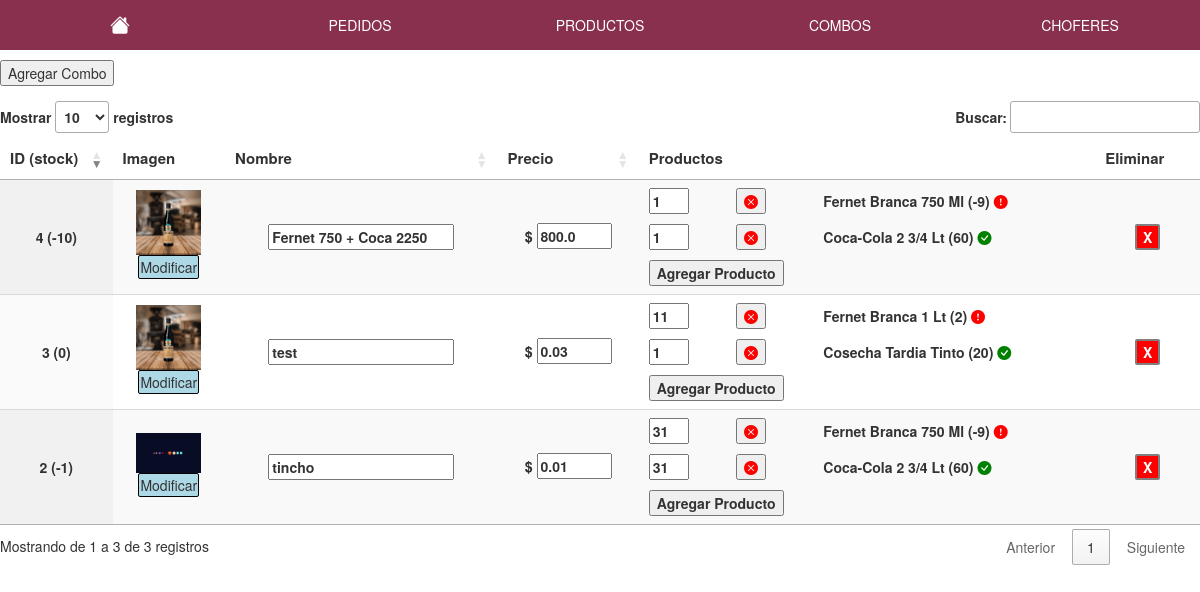
/panel/combos (signed in), run on an earlier commit of the app's database.
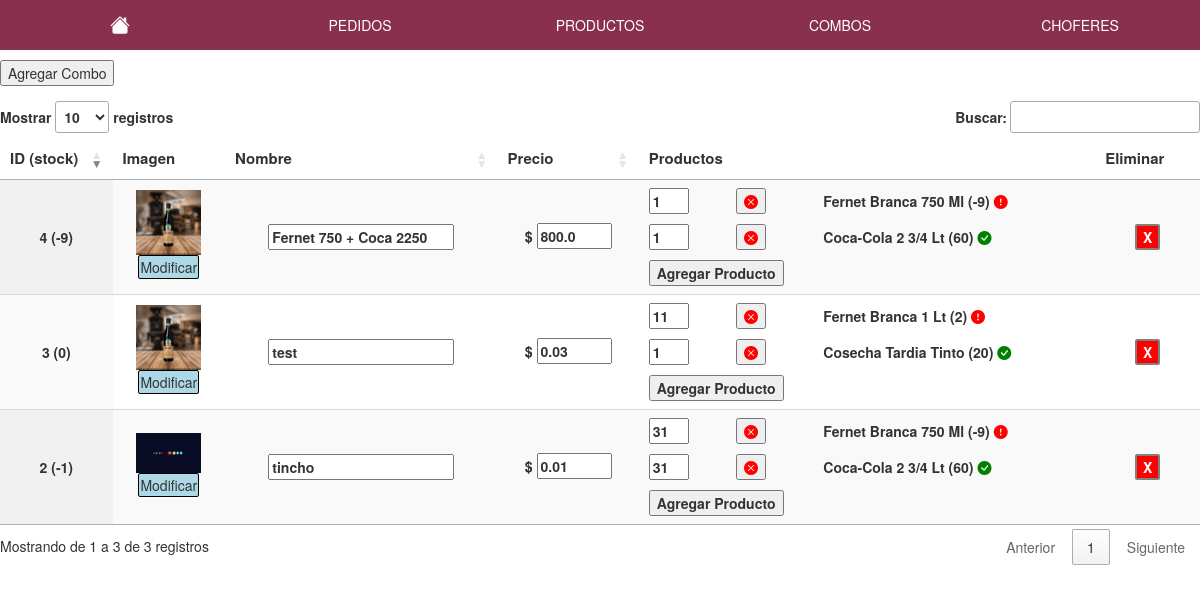
And on a later commit of the database.
### tienda/models.py (models this page shows, shortened)
class Combos(db.Model):
    id=db.Column(db.Integer(),primary_key=True)
    nombre=db.Column(db.String(length=500),nullable=False)
    datos_combo= db.Column(types.JSON(),nullable=False)  # id del producto y cantidad
    precioFinal=db.Column(db.Float(),nullable=False)
    stock=db.Column(db.Integer(),nullable=False)
    imagen=db.Column(db.String(),nullable=False)

class Productos(db.Model):
    id=db.Column(db.Integer(),primary_key=True)
    nombre=db.Column(db.String(length=500),nullable=False)
    categoria=db.Column(db.String(length=100),nullable=False)
    precio=db.Column(db.Float(),nullable=False)
    stock=db.Column(db.Integer(),nullable=False)
    oferta=db.Column(db.Integer(),nullable=True)
    precioFinal=db.Column(db.Float(),nullable=False)
    imagen=db.Column(db.String(),nullable=False)

### tienda/usuario/routesadmin.py (the view)
@app.route('/panel/combos', methods=['GET','POST'])
@login_required
def combos():
    meFijoStock()
    productos = Productos.query.all()
    combos= Combos.query.all()
    info = [None]*1000 #aca van los datos del carrito
    prod = [None]*1000 #aca van los datos del carrito
    for items in combos:
        info[items.id] = json.loads(items.datos_combo)
    for items in  productos:
        prod[items.id]=items
    return render_template('panelcombos.html',productos=productos,combos=combos,info=info,prod=prod)

### tienda/carrito/routes.py (called while the page is built)
@app.context_processor
def contar_carrito():
	try:
		if request.cookies.get("carrito") is None:
			return {'num_articulos': 0}
		else:
			datos = json.loads(request.cookies.get("carrito"))
			return {'num_articulos': len(datos)}
	except:
			return {'num_articulos': 0}

### tienda/models.py (called while the page is built)
def meFijoStock():
    combos=Combos.query.all()
    for combo in combos:
        cantidades=[]
        datos=json.loads(combo.datos_combo)
        for producto in datos:
            pid=producto['id']
            pcant=producto['cantidad']
            stock_producto=Productos.query.get(pid).stock
            cantidades.append(stock_producto//pcant)
        combo.stock=min(cantidades)
    db.session.commit()

### tienda/routes.py (called while the page is built)
@login_manager.user_loader
def load_user(user_id):
	aux=Usuarios.query.get(int(user_id))
	return aux

### tienda/templates/panelcombos.html (shortened to what this page needs)
{% extends 'layout-admin.html' %}
{% block content %}
<div class="contenido">
      <button id="show">Agregar Combo</button>
      <table id="combos" hidden="hidden" class="display" style="width:100%;">
        <thead>
            <tr>
               <th>ID (stock)</th>
                <th>Imagen</th>
                <th>Nombre</th>
                <th>Precio</th>
                <th>Productos</th>
                <th>Eliminar</th>
            </tr>
        </thead>
        <tbody>
         {%for i in combos %}
         <tr>
           <td style="max-width: 50px !important;">{{i.id}} ({{i.stock}})</td>
           <td>
              <div class="imagen">
                  <div><img class="img" src="../static/media/productos/{{i.imagen}}"></div>
               <div>
               <form action="/panel/combos/modifica" method="POST" enctype="multipart/form-data">
                  <label for="file{{i.id}}">Modificar</label>
               </form>
               </div>
            </div>
           </td>
           <td>
              <form action="/panel/combos/modifica" method="POST">
               <input type="text" name="nombre" value="{{i.nombre}}">
               </form>
           </td>
           <td>
            <form action="/panel/combos/modifica" method="POST">
               <nobr><label for="precio"><b>$</b></label>
               <input type="number" name="precio" value="{{i.precioFinal}}" step="0.01" min="0" style="width:75px"></nobr>
               </form>
           </td>
           <td style="text-align: left">
              <div class="productos" >
                  {%  for j in info[i.id] %}
                  <div>
                  <form method="POST" action="/panel/combos/modifica">
                    <input type="number" min="1" name="cantidad" value="{{ j.cantidad }}" style="width: 40px;">
                    </form>
                    <form method="POST" action="/panel/combos/modifica">
                     {% if info[i.id][0] != info[i.id][-1] %}
                        <button type="submit" name="idproducto" value="{{ j.id }}"><i class="bi bi-x-circle-fill" style="color: red;"></i></button>
                     {% endif %}
                    </form>
                    {% if prod[j.id|int]!=None %}
                     <nobr>{{prod[(j.id | int)].nombre}}
                     ({{prod[(j.id | int)].stock}})
                     {% if prod[(j.id | int)].stock< j.cantidad%}
                     <i class="bi bi-exclamation-circle-fill" style="color:red;"></i>
                     {% else %}
                     <i class="bi bi-check-circle-fill" style="color: green;"></i>
                     {% endif %}
                  </nobr>
                    {% else %}
                    <span>Producto Eliminado</span>
                    {% endif %}
                   </div>
                  {% endfor %}
               </div>
               <div>
                 <button type="button" class="agregar-producto" data-id="{{i.id}}">
                 Agregar Producto
                  </button>
               </div>
           </td>
           <td>
              <div class="eliminar">
               <form method="POST" action="/panel/combos/modifica">
                  <button type="submit">X</button>
               </form>
            </div>
           </td>
           {% endfor %}
         </tr>
        </tbody>
    </table>
</div>
{% endblock content %}

### tienda/templates/layout-admin.html (shortened to what this page needs)
<!DOCTYPE html>
<html>
<head>
  <link rel="stylesheet" type="text/css" href="{{ url_for('static', filename='admin.css') }}">
  <link href='https://unpkg.com/boxicons@2.0.7/css/boxicons.min.css' rel='stylesheet'>
  <link rel="stylesheet" href="https://cdn.jsdelivr.net/npm/bootstrap-icons@1.4.0/font/bootstrap-icons.css">
  <link rel="stylesheet" href="https://use.fontawesome.com/releases/v5.7.0/css/all.css">
  <link rel="stylesheet" href="http://maxcdn.bootstrapcdn.com/bootstrap/3.3.6/css/bootstrap.min.css">
  <link rel="stylesheet" type="text/css" href="https://cdn.datatables.net/1.10.25/css/jquery.dataTables.min.css">
  <link rel="stylesheet" type="text/css" href="https://cdn.datatables.net/responsive/2.2.9/css/responsive.dataTables.min.css">
  <link rel="stylesheet" href="https://cdnjs.cloudflare.com/ajax/libs/bootstrap-select/1.12.2/css/bootstrap-select.min.css">
</head>
<body>
    <div class="cotenedor-barra">
    	<div class="nav-admin">
    		<div>
				<a href="/"><i class="bi bi-house-fill" style="color:white; font-size: 20px;"></i></a>
			</div>
    		<div>
				<a href="/panel/pedidos">PEDIDOS</a>
			</div>
    		<div>
				<a href="/panel">PRODUCTOS</a>
			</div>
			<div>
				<a href="/panel/combos">COMBOS</a>
			</div>
			<div>
				<a href="/panel/choferes">CHOFERES</a>
			</div>
		</div>
    </div>
  <main>{% block content %}{% endblock content %}</main>
</body>
</html>

### tienda/static/admin.css (style rules this page uses)
body { background-color: rgb(245,245,245); font-family: arial; min-height: 100%; font-size: 14px; }
html, body { margin: 0; height: 100%; }
.nav-admin { display: grid; grid-template-columns: repeat(5, 1fr); width: 100%; height: 50px; background: #88304E; text-align: center; align-items: center; }
.nav-admin a { color: white; text-decoration: none; }
.img { max-width: 65px; max-height: 65px; }
.contenido { max-width: 1200px; margin: auto; margin-top: 10px; }
#show { margin-bottom: 15px; }
.eliminar form { text-align: center; }
.eliminar button { background-color: red; color: white; font-weight: bold; border: 2px solid grey; border-radius: 2px; cursor: pointer; }
th { font-size: 15px; }
td { text-align: center; font-weight: bold; }
td input, td select { font-weight: bold; }
.imagen label { border: 1px solid black; padding: 1px; font-weight: normal; border-radius: 2px; background-color: lightblue; cursor: pointer; font-size: 14px; }
#combos .productos div { display: grid; grid-template-columns: 1fr 1fr 3fr; padding-bottom: 10px; min-width: 325px; align-items: center; }

What changed in the data, as far as the page shows it:
changed Combos "Fernet 750 + Coca 2250": stock "-10" → "-9"
